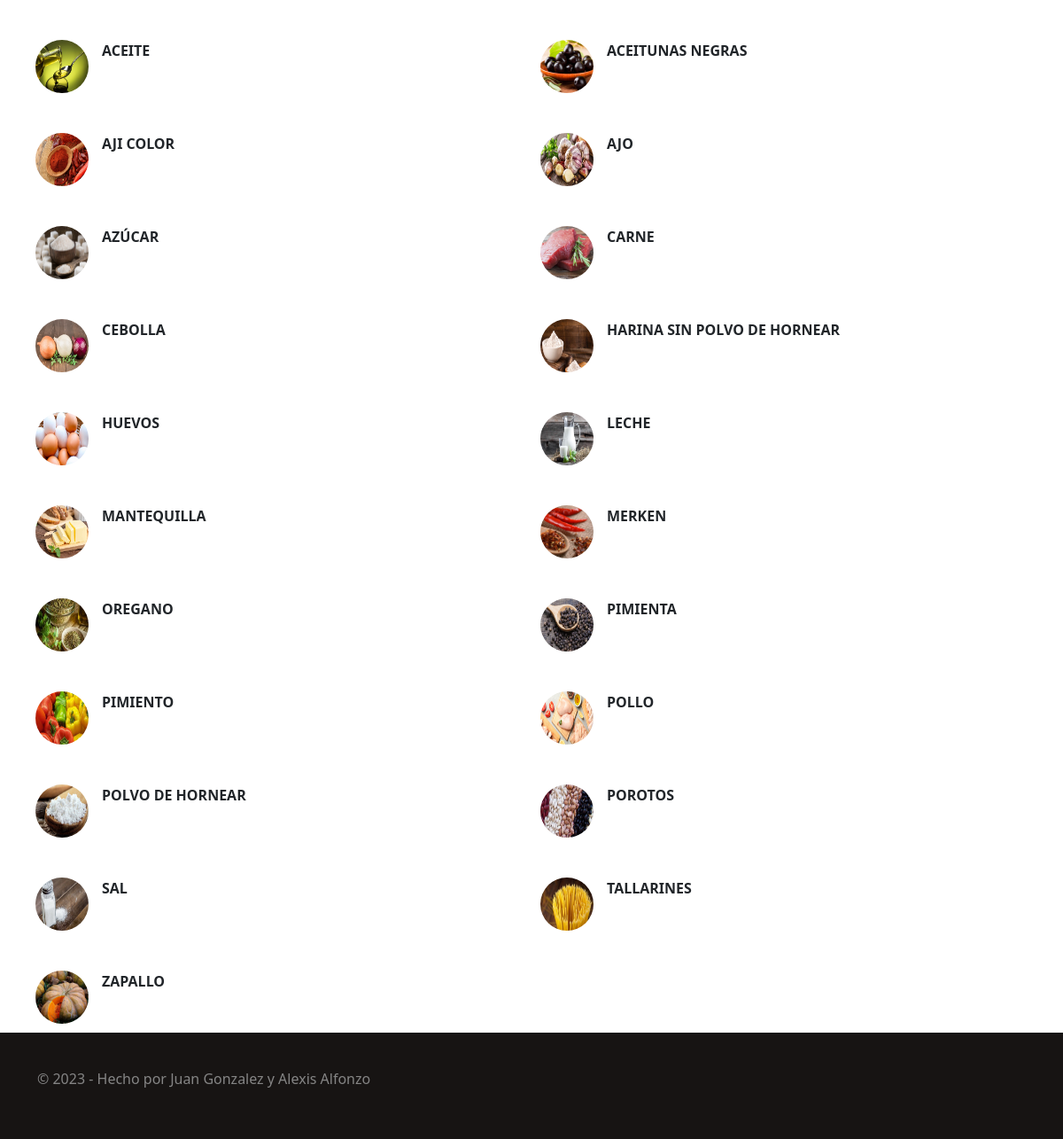
The page /ingredientes/ (lower part) on the database as committed earlier.
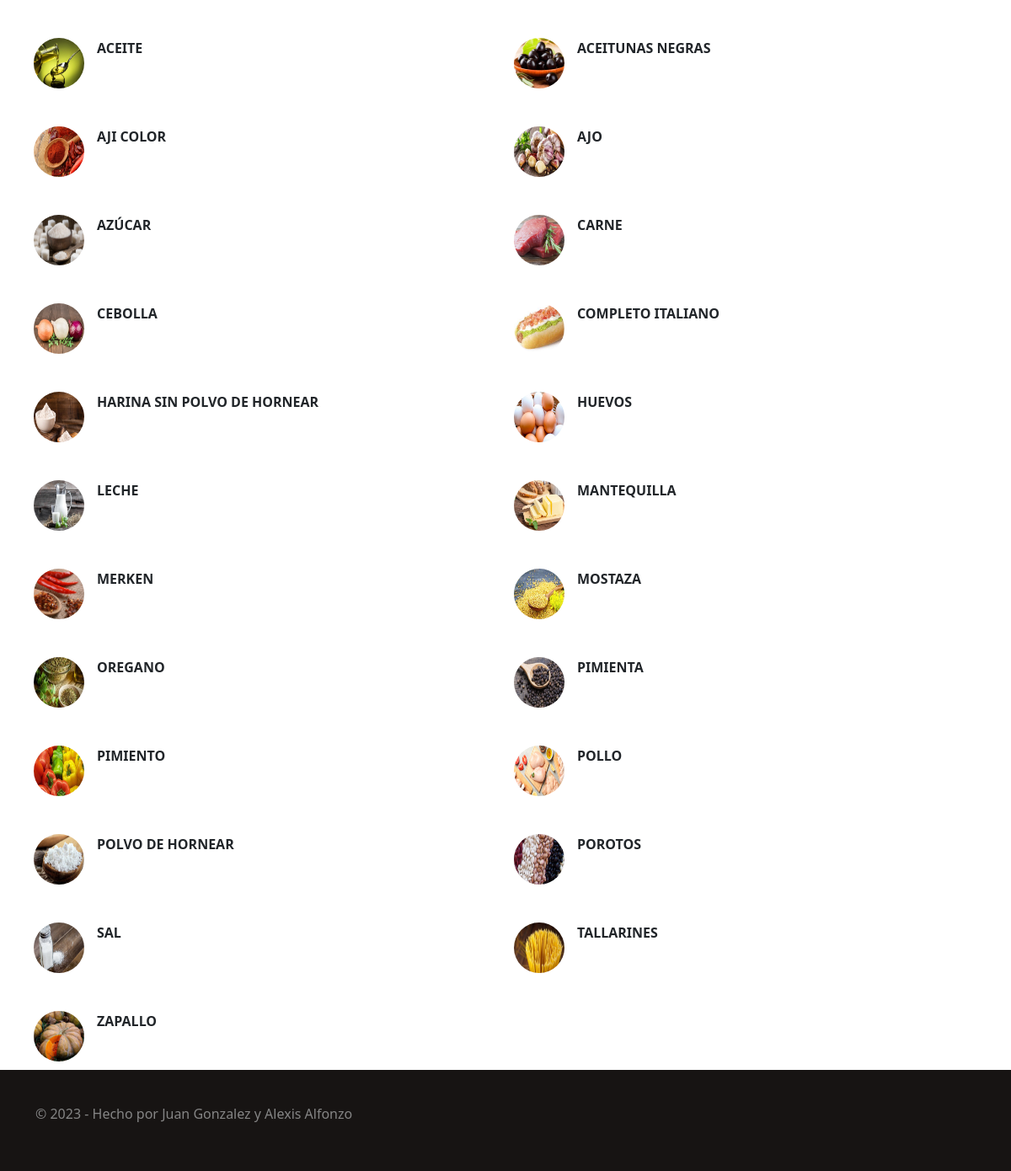
The same page on the database as committed later.
### recetas/models.py (models this page shows, shortened)
class Ingrediente(models.Model):
    nombre = models.CharField(
        max_length=50, unique=True, verbose_name='Nombre de ingrediente')
    imagen = models.ImageField(upload_to='ingredientes', verbose_name='Imagen del ingrediente')
    class Meta:
        verbose_name = 'Ingrediente'
        verbose_name_plural = 'Ingredientes'
        ordering = ['nombre']
        db_table = 'ingredientes'

### recetas/views.py (the view)
# urls.py: path('ingredientes/', ingredientes, name='ingredientes'),
def ingredientes(request):
    titulo = 'Ingredientes'
    ingredientes = Ingrediente.objects.all()
    if request.method == 'POST':  # Si el metodo de la request es POST se intenta guardar el ingrediente, caso  de que no se pueda guardar se returna el error del formulario
        try:
            form = IngredienteForm(request.POST, request.FILES)
            if form.is_valid():
                form.save()
                return redirect('.')
        except:
            return form.errors
    else:
        form = IngredienteForm()
    context = {'form': form, 'ingredientes': ingredientes, 'titulo': titulo}
    return render(request, 'recetas/ingredientes.html', context)

### recetas/templates/recetas/ingredientes.html (shortened to what this page needs)
{% extends 'recetas/base.html' %} {% load static %} {% block content %}
<section>
    <div class="container">
        <div class="dark price-list mt-sm-5 mt-5">
            <div class="row">
                {% for ingrediente in ingredientes %}
                <table class="col-md-6">
                    <tr>
                        <td>
                            <img src="{{ingrediente.imagen.url}}" class="menuImg">
                            <div class="title">
                                <strong>{{ingrediente.nombre}}</strong>
                            </div>
                        </td>
                    </tr>
                </table>
                {% endfor %}
            </div>
        </div>
</section>
{% endblock %}

### recetas/templates/recetas/base.html (shortened to what this page needs)
<!DOCTYPE html>
{% load static %}
<html lang="en">
<head>
    <link rel="stylesheet" type="text/css" href="{% static 'bootstrap/css/bootstrap.min.css' %}" />
    <link rel="stylesheet" type="text/css" href="{% static 'css/style.css' %}">
    <link rel="stylesheet" type="text/css" href="{% static 'fonts/icomoon/icomoon.css' %}">
    <link rel="stylesheet" media="screen" href="{% static 'superfish/css/superfish.css' %}">
    <link rel="stylesheet" type="text/css" href="{% static 'slick/slick/slick.css' %}" />
    <link rel="stylesheet" type="text/css" href="{% static 'slick/slick/slick-theme.css' %}" />
    <link rel="stylesheet" type="text/css" href="{% static 'fancybox/jquery.fancybox.min.css' %}">
    <link rel="stylesheet" type="text/css" href="{% static 'fancybox/jquery.fancybox.css' %}">
    <link href="https://cdn.jsdelivr.net/npm/bootstrap@5.3.0/dist/css/bootstrap.min.css" rel="stylesheet"
>
</head>
<body>
    {% block content %}
    {% endblock %}
    {% include 'recetas/footer.html' %}
</body>
</html>

### recetas/templates/recetas/navbar.html (shortened to what this page needs)
{% load static %}

### recetas/templates/recetas/footer.html (shortened to what this page needs)
{% load static %}
<div class="footer-bottom">
    <div class="container">
        <div class="content">
            <div class="copyright">
                <p class="text-content bright heading text-center light">© 2023 - Hecho por Juan Gonzalez y Alexis
                    Alfonzo</p>
            </div>
        </div>
    </div>
</div>

Rows that differ between the two databases and show on the page:
added Ingrediente: imagen (picture), nombre "COMPLETO ITALIANO"
added Ingrediente: imagen (picture), nombre "MOSTAZA"
